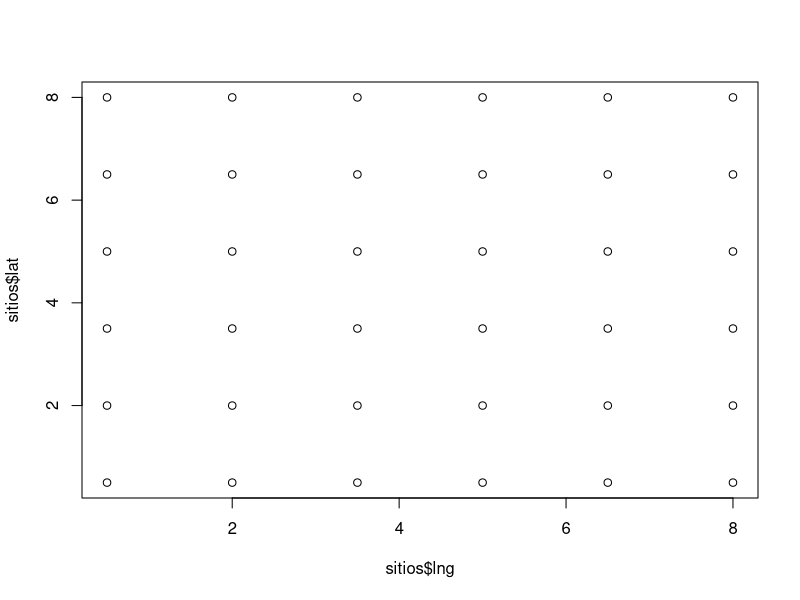
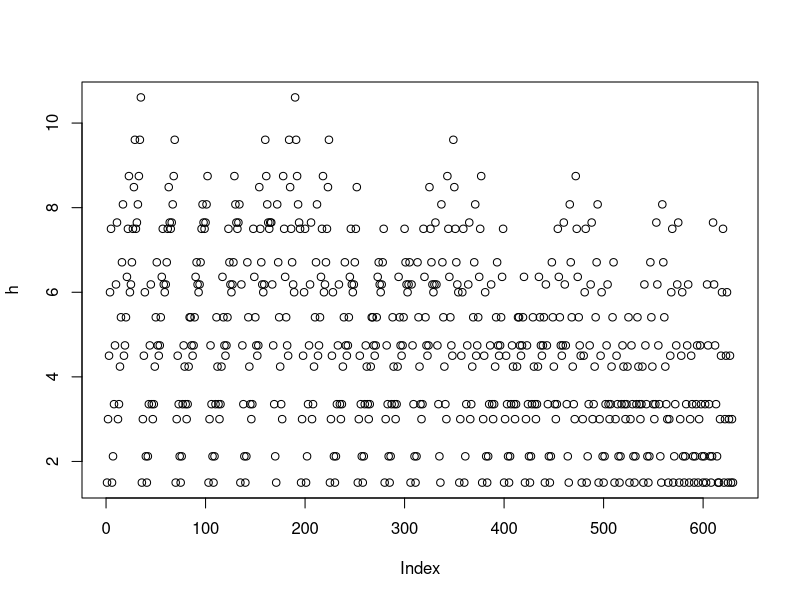

The R script that drew these images, in order:
#matriz espacial
#estos datos solo son del plot 1
sitios <- data.frame(name = c("1A","2A","3A","4A","5A","6A","1B","2B", "3B", "4B", "5B","6B","1C","2C","3C","4C","5C","6C","1D","2D","3D","4D","5D","6D","1E","2E","3E","4E", "5E","6E","1F","2F","3F","4F","5F","6F"),lat= c(0.5,0.5,0.5,0.5,0.5,0.5,2,2,2,2,2,2,3.5,3.5,3.5,3.5,3.5,3.5,5,5,5,5,5,5,6.5,6.5,6.5,6.5,6.5,6.5,8,8,8,8,8,8), lng= c(0.5,2,3.5,5,6.5,8,0.5,2,3.5,5,6.5,8,0.5,2,3.5,5,6.5,8,0.5,2,3.5,5,6.5,8,0.5,2,3.5,5,6.5,8,0.5,2,3.5,5,6.5,8))
row.names(sitios) <- sitios$name
sitios <- sitios[,-1] #quito el nombre, y dejo solo lat long
h <- dist(sitios, method= "euclidean", diag=T, upper=T) 
summary(h)
#h es la matriz de distancias de todos a los sitios a todos los sitios. Lista para ser usada.

plot(sitios$lat~sitios$lng)
plot(h)# ni idea de lo que esta pasando aqui 
#IB: ploteas distancias (h), en funcion del numero de celdas. No relevante.



